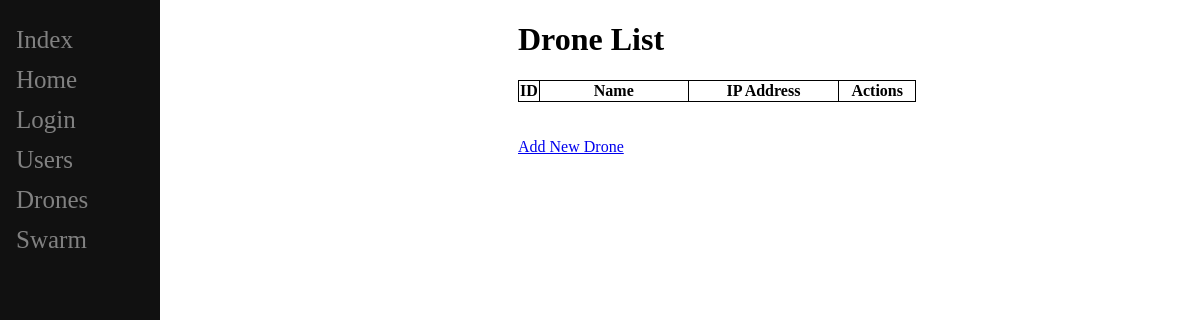
Before: /drone_list with the older database file.
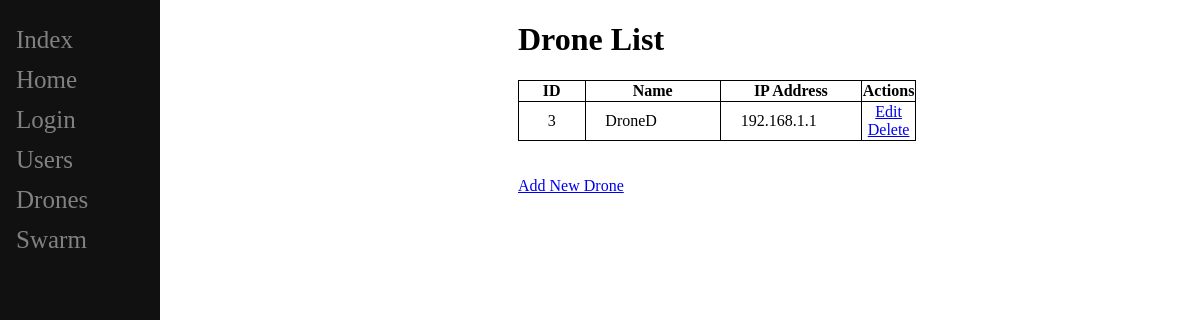
After: the same page with the newer database file.
### main/models.py (models this page shows, shortened)
class Drone(models.Model):
    user_id=models.ForeignKey(User,null=True, on_delete=models.SET_NULL)
    droneName=models.fields.CharField(max_length=32,unique=True)
    MAC_Address=models.CharField(max_length=17, default="00-00-00-00-00-00")
    IPAddress=models.GenericIPAddressField(max_length=64, default="192.168.1.1")

### main/views.py (the view)
# urls.py: path('drone_list', views.drone_list, name='drone_list'),
def drone_list(request):
    drones = Drone.objects.all()
    return render(request, 'main/drone_list.html', {'drones': drones})

### main/templates/main/drone_list.html (shortened to what this page needs)
{% extends 'main/base.html' %}
{% block content %}
<h1>Drone List</h1>
<body>
    <table  style="width:60%; border: 1px solid; border-collapse: collapse">
        <thead>
            <tr style="border: 1px solid; text-align: center;">
                <th>ID</th>
                <th style="width:40%; border: 1px solid; ">Name</th>
                <th style="width:40%; border: 1px solid;">IP Address</th>
                <th style="width:20%; border: 1px solid;">Actions</th>
            </tr>
        </thead>
        <tbody>
    {% for drone in drones %}
            <tr style="border: 1px solid; text-align: center;">
                <td style="width:20%; border: 1px solid; text-align: center; padding-left: 5%; padding-right: 5%;">{{ drone.id }}</td>
                <td style="width:40%; border: 1px solid; text-align: left; padding-left: 5%; padding-right: 5%;">{{ drone.droneName }}</td>
                <td style="width:40%; border: 1px solid; text-align: left; padding-left: 5%; padding-right: 5%;">{{ drone.IPAddress }}</td>
                <td>
                    <a  style="width:10%" href="/drone_edit/{{ drone.id }}"><span>Edit</span></a>
                    <a  style="width:10%" href="/drone_delete/{{ drone.id }}">Delete</a>
                </td>
            </tr>
        {% endfor %}
        </tbody>
    </table>
    <br>
    <br>
   <a href="/drone_add">Add New Drone</a>
</body>
{% endblock %}

### main/templates/main/base.html (shortened to what this page needs)
<!DOCTYPE html>
<html lang="en">
    <head>
    </head>
    <body>
        <div class="sidenav">
            <a href="/index">Index</a>
            <a href="/">Home</a>
            <a href="/login">Login</a>
            <a href="/user_list">Users</a>
            <a href="/drone_list">Drones</a>
            <a href="/swarm_list">Swarm</a>
	    </div>
        <div id="content" class="main">
            {% block content %}
            {% endblock %}
        </div>
    </body>
</html>

### main/templates/main/base.html (style rules this page uses)
.sidenav { height:100%; width:160px; position: fixed; z-index:1; top:0; left:0; background-color:#111; overflow-x: :hidden; padding-top:20px; }
.sidenav a { padding:6px 8px 6px 16px; text-decoration: none; font-size:25px; color: #818181; display:block; }

Changed rows visible on the page:
added Drone: id "3", droneName "DroneD", IPAddress "192.168.1.1"
